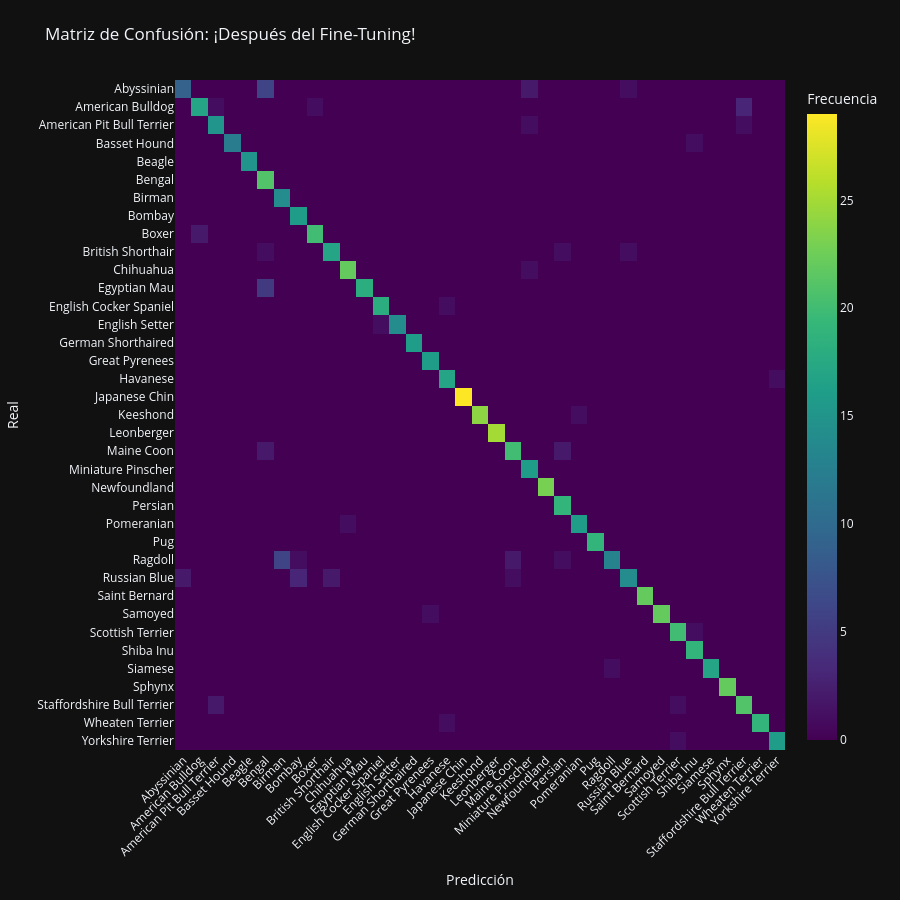

Notebook code for this chart:
### Markdown cell above
## 5. Aprendió?

Resultados después del Fine-Tuning

### Code cell
print("Obteniendo predicciones post-entrenamiento...")
# Pasamos nuestro val_loader por el modelo ahora entrenado por Lightning!
preds_trained, _ = get_predictions(model, val_loader)

# Ploteamos el aprendizaje
plot_confusion_matrix(
    preds=preds_trained, 
    labels=real_labels, 
    class_names=class_names, 
    title="Matriz de Confusión: ¡Después del Fine-Tuning!"
)

### Figure 1 — Plotly figure (JSON) as saved in the notebook; plotly's stock layout.template omitted (floating-point values rounded to 4 significant figures; data arrays with more than 128 entries replaced by an {"elided": "..."} marker saying what was removed)
{"data": [{"coloraxis": "coloraxis", "hovertemplate": "Predicción: %{x}<br>Real: %{y}<br>Frecuencia: %{z}<extra></extra>", "name": "0", "type": "heatmap", "x": ["Abyssinian", "American Bulldog", "American Pit Bull Terrier", "Basset Hound", "Beagle", "Bengal", "Birman", "Bombay", "Boxer", "British Shorthair", "Chihuahua", "Egyptian Mau", "English Cocker Spaniel", "English Setter", "German Shorthaired", "Great Pyrenees", "Havanese", "Japanese Chin", "Keeshond", "Leonberger", "Maine Coon", "Miniature Pinscher", "Newfoundland", "Persian", "Pomeranian", "Pug", "Ragdoll", "Russian Blue", "Saint Bernard", "Samoyed", "Scottish Terrier", "Shiba Inu", "Siamese", "Sphynx", "Staffordshire Bull Terrier", "Wheaten Terrier", "Yorkshire Terrier"], "xaxis": "x", "y": ["Abyssinian", "American Bulldog", "American Pit Bull Terrier", "Basset Hound", "Beagle", "Bengal", "Birman", "Bombay", "Boxer", "British Shorthair", "Chihuahua", "Egyptian Mau", "English Cocker Spaniel", "English Setter", "German Shorthaired", "Great Pyrenees", "Havanese", "Japanese Chin", "Keeshond", "Leonberger", "Maine Coon", "Miniature Pinscher", "Newfoundland", "Persian", "Pomeranian", "Pug", "Ragdoll", "Russian Blue", "Saint Bernard", "Samoyed", "Scottish Terrier", "Shiba Inu", "Siamese", "Sphynx", "Staffordshire Bull Terrier", "Wheaten Terrier", "Yorkshire Terrier"], "yaxis": "y", "z": {"elided": "37x37 int values"}}], "layout": {"coloraxis": {"colorbar": {"title": {"text": "Frecuencia"}}, "colorscale": [[0, "#440154"], [0.1111, "#482878"], [0.2222, "#3e4989"], [0.3333, "#31688e"], [0.4444, "#26828e"], [0.5556, "#1f9e89"], [0.6667, "#35b779"], [0.7778, "#6ece58"], [0.8889, "#b5de2b"], [1, "#fde725"]]}, "height": 900, "margin": {"b": 150, "l": 50, "r": 50, "t": 80}, "title": {"text": "Matriz de Confusión: ¡Después del Fine-Tuning!"}, "width": 900, "xaxis": {"anchor": "y", "domain": [0, 1], "tickangle": -45, "title": {"text": "Predicción"}}, "yaxis": {"anchor": "x", "autorange": "reversed", "domain": [0, 1], "title": {"text": "Real"}}}}
